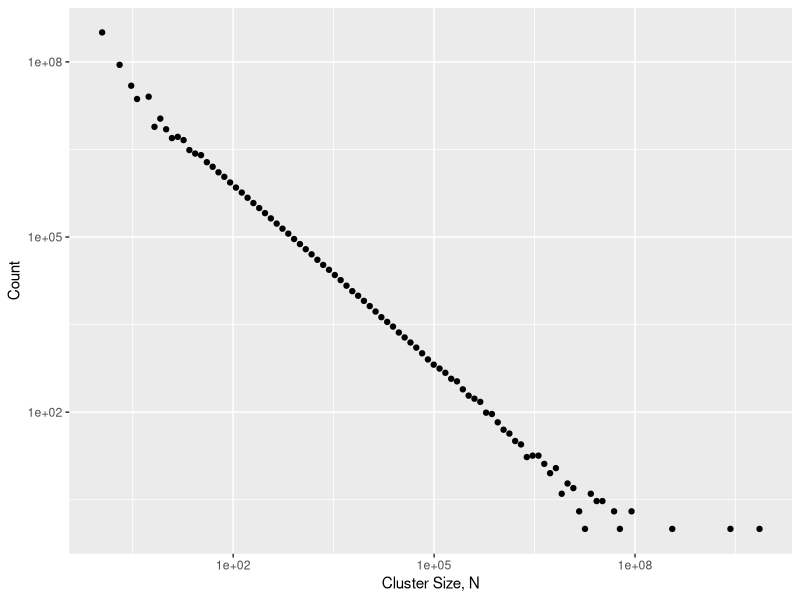

The R source for this figure:
library(readr)
library(ggplot2)
library(dplyr)

cluster_hist <- read_csv("data/clusters_hist_100.csv", col_types = "ddid")

cluster_hist %>%
  filter(counts > 0) %>%
  ggplot() +
  geom_point(aes(x = exp(mids), y = counts)) +
  scale_y_log10() +
  scale_x_log10() +
  labs(x = "Cluster Size, N", y = "Count") 
